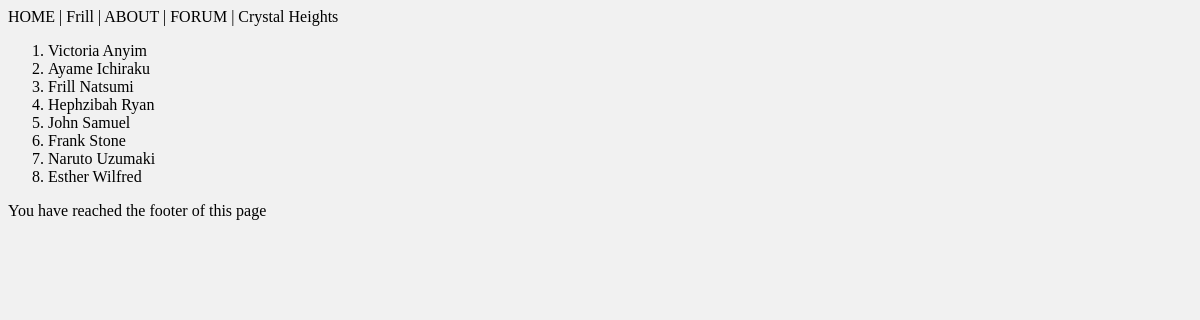
Before: /testing/ with the older database file.
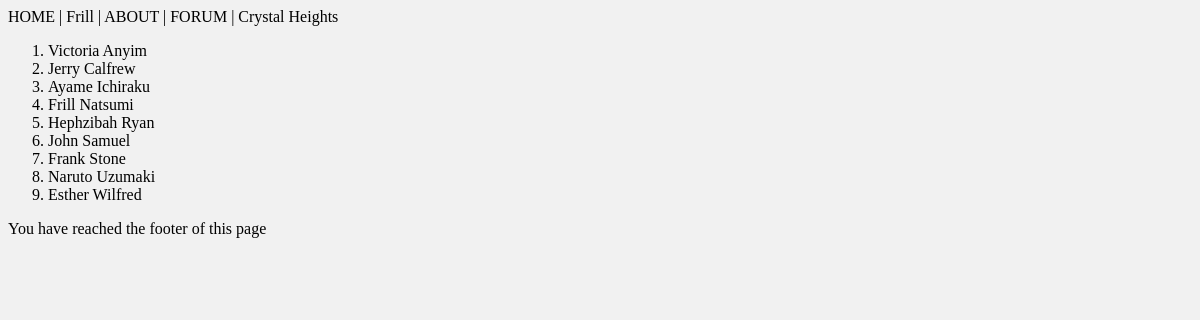
After: the same page with the newer database file.
### students/models.py (models this page shows, shortened)
class Student(models.Model):
    firstname = models.CharField(max_length=255)
    lastname = models.CharField(max_length=255)
    phone_number = models.IntegerField(null=True)
    email = models.EmailField(null=True)
    date_joined = models.DateField(null=True)

### students/views.py (the view)
# urls.py: path('testing/', views.testing, name='testing'),
def testing(request):
  data = Student.objects.all().order_by('lastname', '-id').values()
  template = loader.get_template('testing.html')
  context = {
    "data": data,
  }
  return HttpResponse(template.render(context, request))

### students/templates/testing.html
<!DOCTYPE html>
{% load static %}
<html lang="en">
<link rel="stylesheet" href="{% static 'style.css' %}">
<body>
    {% include 'menu.html' with me='Frill' sponsor="Crystal Heights" %}
    <ol>
        {% for x in data %}
        <li>{{ x.firstname }} {{ x.lastname }} </li>
        {% endfor %}
    </ol>
    {% include 'footer.html' %}
</body>
</html>

### students/templates/menu.html
<div>HOME | {{ me }} | ABOUT | FORUM | {{ sponsor }}</div>

Changed rows visible on the page:
added Student: firstname "Jerry", lastname "Calfrew"
